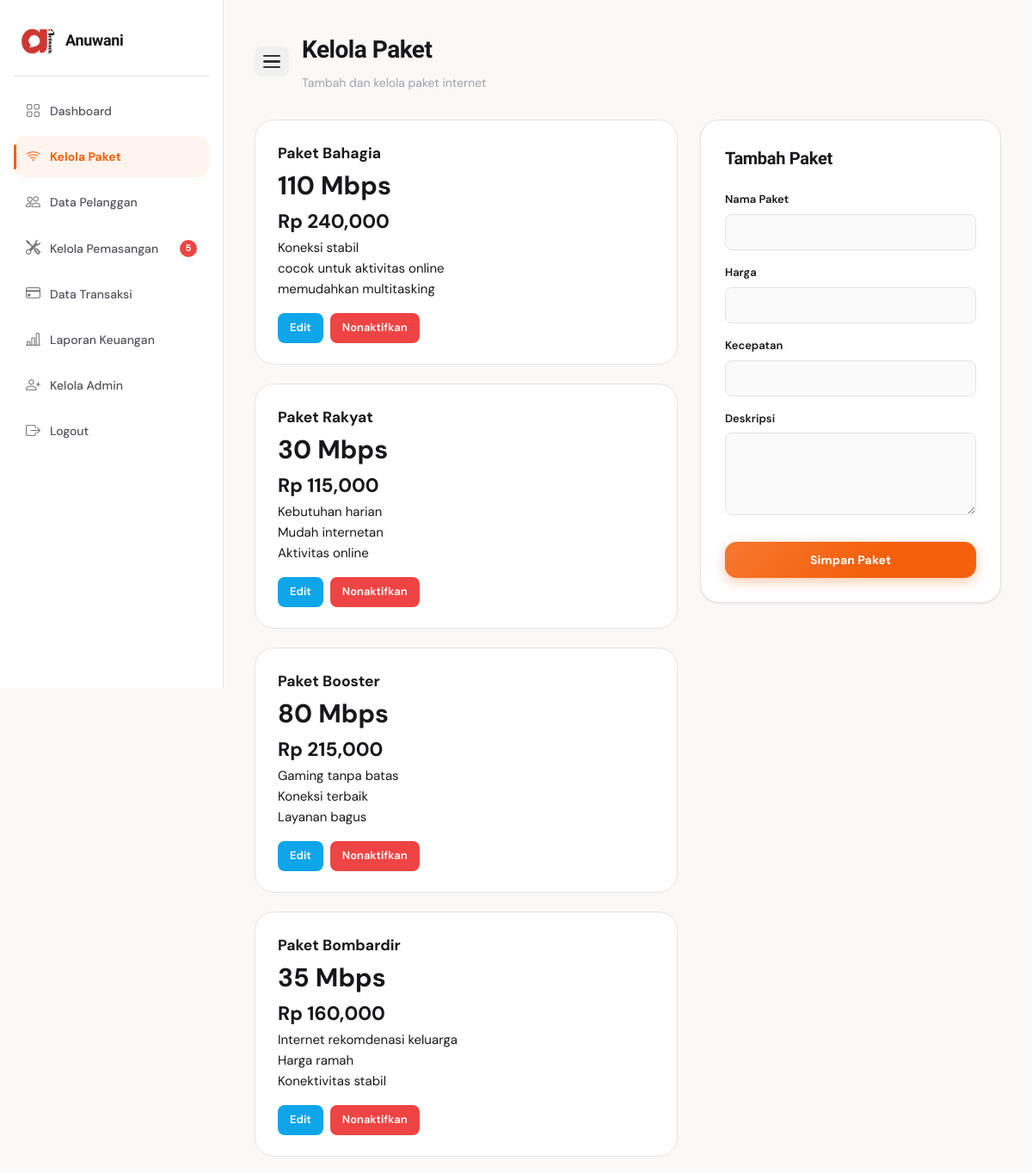
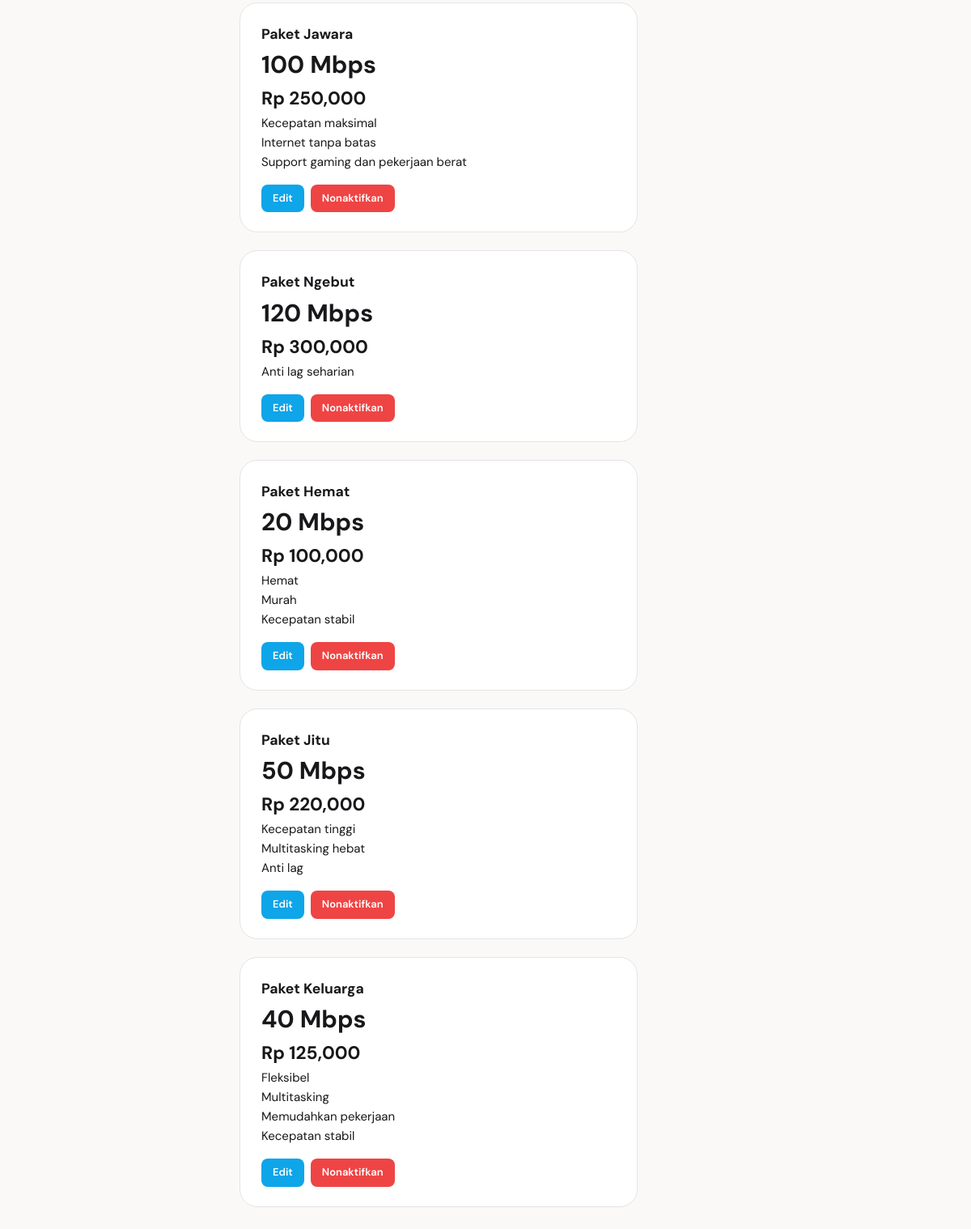
Page /admin/paket/index.php (signed in) on the committed database (2 pictures, top to bottom).
### tables this page shows
CREATE TABLE `tb_paket` (
  `id_paket` int NOT NULL,
  `nama_paket` varchar(100) NOT NULL,
  `harga` int NOT NULL,
  `kecepatan` varchar(50) NOT NULL,
  `deskripsi` text,
  `status` enum('aktif','nonaktif') DEFAULT 'aktif'
);

### admin/paket/index.php (the view, shortened to what this page needs)
<?php
require_once __DIR__ . '/../../koneksi.php';
$data = mysqli_query($koneksi, "SELECT * FROM tb_paket ORDER BY id_paket DESC");
$query_notif_pemasangan = mysqli_query($koneksi, "
    SELECT COUNT(*) AS total
    FROM tb_pemasangan
    WHERE status_pemasangan = 'menunggu'
");
$total_notif_pemasangan = mysqli_fetch_assoc($query_notif_pemasangan)['total'] ?? 0;
?>
<!DOCTYPE html>
<html lang="id">
<head>
    <link rel="stylesheet" href="../../assets/css/style.css">
    <link rel="stylesheet" href="https://cdn.jsdelivr.net/npm/bootstrap-icons@1.11.3/font/bootstrap-icons.min.css">
</head>
<body>
<div class="dashboard-layout">
    <div class="sidebar">
        <div class="sidebar-logo">
            <img src="../../assets/images/logo.png" alt="Logo">
            <h2>Anuwani</h2>
        </div>
        <ul>
            <li><a href="../index.php"><i class="bi bi-grid"></i> <span>Dashboard</span></a></li>
            <li><a href="index.php" class="active"><i class="bi bi-wifi"></i> <span>Kelola Paket</span></a></li>
            <li><a href="../customer/index.php"><i class="bi bi-people"></i> <span>Data Pelanggan</span></a></li>
            <li><a href="../pemasangan/index.php">
                <i class="bi bi-tools"></i>
                <span>Kelola Pemasangan</span>
                <?php if ($total_notif_pemasangan > 0): ?>
                    <span class="notif-badge"><?= $total_notif_pemasangan; ?></span>
                <?php endif; ?>
                </a>
            </li>
            <li>
                <a href="../transaksi/index.php">
                    <i class="bi bi-credit-card"></i> <span>Data Transaksi</span>
                </a>
            </li>
            <li><a href="../laporan_keuangan/index.php"><i class="bi bi-bar-chart-line"></i> <span>Laporan Keuangan</span></a></li>
            <li><a href="../admin_user/index.php"><i class="bi bi-person-plus"></i> <span>Kelola Admin</span></a></li>
            <li><a href="#" onclick="openLogoutModal()"><i class="bi bi-box-arrow-right"></i> <span>Logout</span></a></li>
        </ul>
    </div>
    <div class="dashboard-content">
        <div class="topbar">
            <button class="sidebar-toggle" id="sidebarToggle" aria-label="Toggle Sidebar">
                <span></span>
                <span></span>
                <span></span>
            </button>
            <div>
                <h1>Kelola Paket</h1>
                <p>Tambah dan kelola paket internet</p>
            </div>
        </div>
        <div class="paket-admin-layout">
            <div class="paket-grid">
                <?php while ($p = mysqli_fetch_assoc($data)) : ?>
                    <div class="paket-admin-card">
                        <h3><?= htmlspecialchars($p['nama_paket']); ?></h3>
                        <h1><?= htmlspecialchars($p['kecepatan']); ?></h1>
                        <h2>Rp <?= number_format($p['harga']); ?></h2>
                        <p><?= nl2br(htmlspecialchars($p['deskripsi'])); ?></p>
                        <div class="paket-action">
                            <a href="edit.php?id=<?= $p['id_paket']; ?>" class="btn-edit">Edit</a>
                            <?php if ($p['status'] == 'aktif') : ?>
                                <a href="#" class="btn-delete" onclick="openNonaktifModal(<?= $p['id_paket']; ?>)">Nonaktifkan</a>
                            <?php else : ?>
                                <a href="#" class="btn-edit" onclick="openAktifModal(<?= $p['id_paket']; ?>)">Aktifkan</a>
                            <?php endif; ?>
                        </div>
                    </div>
                <?php endwhile; ?>
            </div>
            <div class="form-paket-card">
                <h3>Tambah Paket</h3>
                <form id="formPaket" action="tambah.php" method="POST">
                    <div class="form-group">
                        <label>Nama Paket</label>
                        <input type="text" name="nama_paket" required>
                    </div>
                    <div class="form-group">
                        <label>Harga</label>
                        <input type="number" name="harga" required>
                    </div>
                    <div class="form-group">
                        <label>Kecepatan</label>
                        <input type="text" name="kecepatan" required>
                    </div>
                    <div class="form-group">
                        <label>Deskripsi</label>
                        <textarea name="deskripsi" rows="4"></textarea>
                    </div>
                    <button type="button" class="btn-orange" onclick="openTambahModal()">Simpan Paket</button>
                </form>
            </div>
        </div>
    </div>
</div>
</body>
</html>

### admin/paket/index.php (style rules this page uses)
.notif-badge { display: inline-flex; align-items: center; justify-content: center; width: 20px; height: 20px; border-radius: 50%; background: #ef4444; color: #fff; font-size: 11px; font-weight: 800; margin-left: auto; flex-shrink: 0; animation: pulse-badge 1.8s ease-in-out infinite; }
.dashboard-layout { display: flex !important; width: 100%; min-height: 100vh; overflow-x: hidden; }
.sidebar-toggle { display: flex !important; flex-direction: column; gap: 4px; background: #f0f0f0; border: none; padding: 10px; border-radius: 8px; cursor: pointer; margin-right: 15px; transition: background 0.2s; }
.sidebar-toggle span { display: block; width: 20px; height: 2.5px; background-color: #333; border-radius: 2px; }
@media (min-width: 992px) { .sidebar { position: fixed !important; top: 0 !important; left: 0 !important; height: 100vh !important; z-index: 1000 !important; overflow-y: auto !important; width: 260px !important; min-width: 260px !important; max-width: 260px !important; transition: all 0.3s cubic-bezier(0.4, 0, 0.2, 1) !important; } }
@media (min-width: 992px) { .dashboard-content { flex-grow: 1 !important; margin-left: 260px !important; width: calc(100% - 260px) !important; transition: all 0.3s cubic-bezier(0.4, 0, 0.2, 1) !important; } }
@media (min-width: 992px) { .topbar { display: flex !important; align-items: center !important; justify-content: flex-start !important; } }

### rows in the picture
tb_paket: nama_paket "Paket Bahagia", kecepatan "110 Mbps", harga "240,000", deskripsi "Koneksi stabil cocok untuk aktivitas online memudahkan multitasking"
tb_paket: nama_paket "Paket Rakyat", kecepatan "30 Mbps", harga "115,000", deskripsi "Kebutuhan harian Mudah internetan Aktivitas online"
tb_paket: nama_paket "Paket Booster", kecepatan "80 Mbps", harga "215,000", deskripsi "Gaming tanpa batas Koneksi terbaik Layanan bagus"
tb_paket: nama_paket "Paket Bombardir", kecepatan "35 Mbps", harga "160,000", deskripsi "Internet rekomdenasi keluarga Harga ramah Konektivitas stabil"
tb_paket: nama_paket "Paket Jawara", kecepatan "100 Mbps", harga "250,000", deskripsi "Kecepatan maksimal Internet tanpa batas Support gaming dan pekerjaan berat"
tb_paket: nama_paket "Paket Ngebut", kecepatan "120 Mbps", harga "300,000", deskripsi "Anti lag seharian"
tb_paket: nama_paket "Paket Hemat", kecepatan "20 Mbps", harga "100,000", deskripsi "Hemat Murah Kecepatan stabil"
tb_paket: nama_paket "Paket Jitu", kecepatan "50 Mbps", harga "220,000", deskripsi "Kecepatan tinggi Multitasking hebat Anti lag"
tb_paket: nama_paket "Paket Keluarga", kecepatan "40 Mbps", harga "125,000", deskripsi "Fleksibel Multitasking Memudahkan pekerjaan Kecepatan stabil"

### other values in the picture
$total_notif_pemasangan "5"
